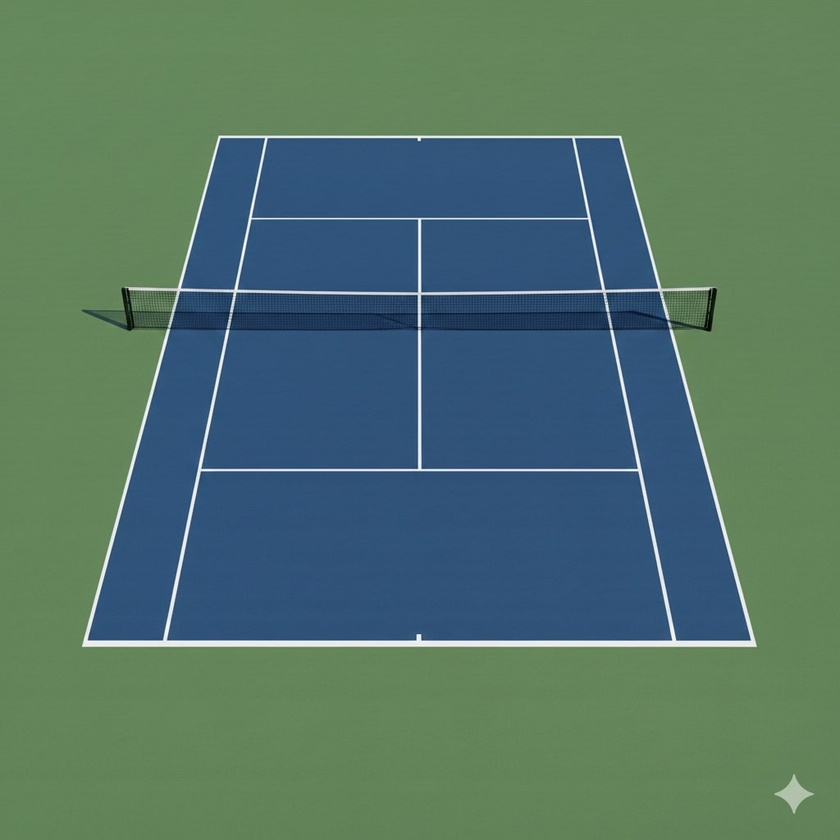
#> input picture court_detector/src/input/court.jpg, 840 x 840 px, shrunk from 1024 x 1024 before the run
$ python -i dynamic_filter.py   (imports and definitions only)
#> lines starting #> are read from the running program, lines starting #| are printed output that depends on the picture; after the words box and inside, x2 and y2 are one past the last pixel; in counts of white or black regions, pixels touching at a corner belong together
#> further down, picture is the input picture: shape (840, 840, 3); mean B, G, R 104.3, 116, 83.3
import cv2
import numpy as np

def dynamic_preprocess(frame):
    """
    Dynamic, distance-aware preprocessing for court detection.
    Returns: gray, filtered, edges
    """

    h, w = frame.shape[:2]
#> h = 840; w = 840

    # --------------------------------------------------
    # 1. Grayscale
    # --------------------------------------------------
    gray = cv2.cvtColor(frame, cv2.COLOR_BGR2GRAY)
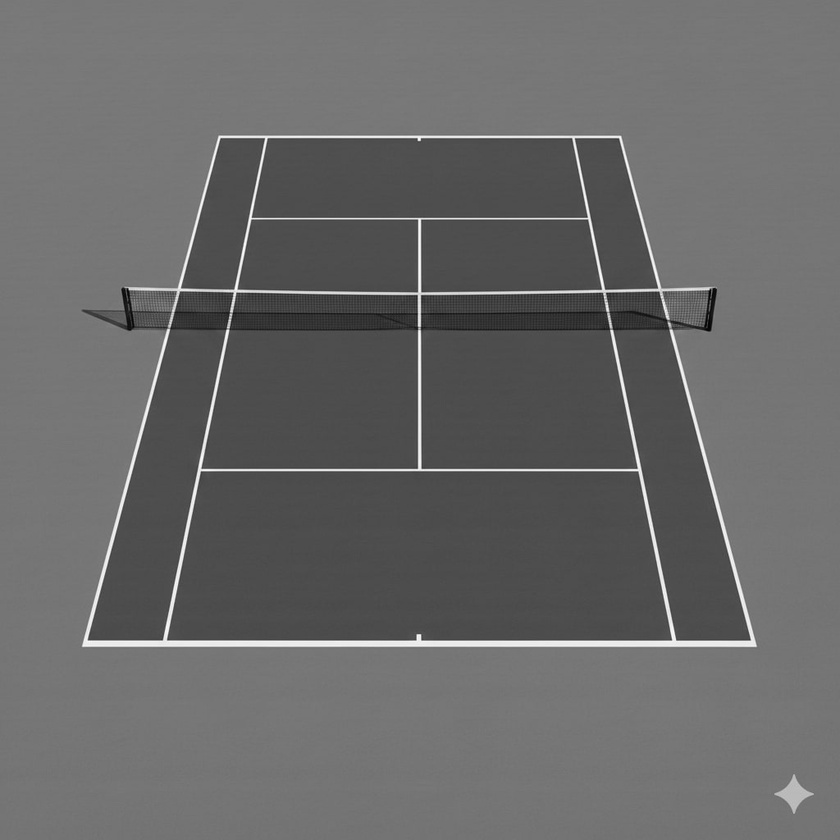
#> gray: shape (840, 840); min 3, max 253, mean 104.8

    # --------------------------------------------------
    # 2. Distance-aware bilateral filtering
    #    Near: preserve edges
    #    Far : stronger smoothing
    # --------------------------------------------------
    filtered = gray.copy()

    # Define horizon split (empirical)
    split_y = int(0.55 * h)
#> split_y = 462

    # Near side (bottom)
    filtered[split_y:h, :] = cv2.bilateralFilter(
        gray[split_y:h, :],
        d=7,
        sigmaColor=40,
        sigmaSpace=40
    )
#> filtered: shape (840, 840); 19.73% of pixels changed, all inside (x1, y1, x2, y2) = (0, 462, 840, 840)

    # Far side (top)
    filtered[0:split_y, :] = cv2.bilateralFilter(
        gray[0:split_y, :],
        d=9,
        sigmaColor=90,
        sigmaSpace=90
    )

    # --------------------------------------------------
    # 3. Dynamic Canny thresholds (adaptive)
    # --------------------------------------------------
    med = np.median(filtered)
#> med = 117
    lower = int(max(0, 0.66 * med))
#> lower = 77
    upper = int(min(255, 1.33 * med))
#> upper = 155

    edges = cv2.Canny(filtered, lower, upper)
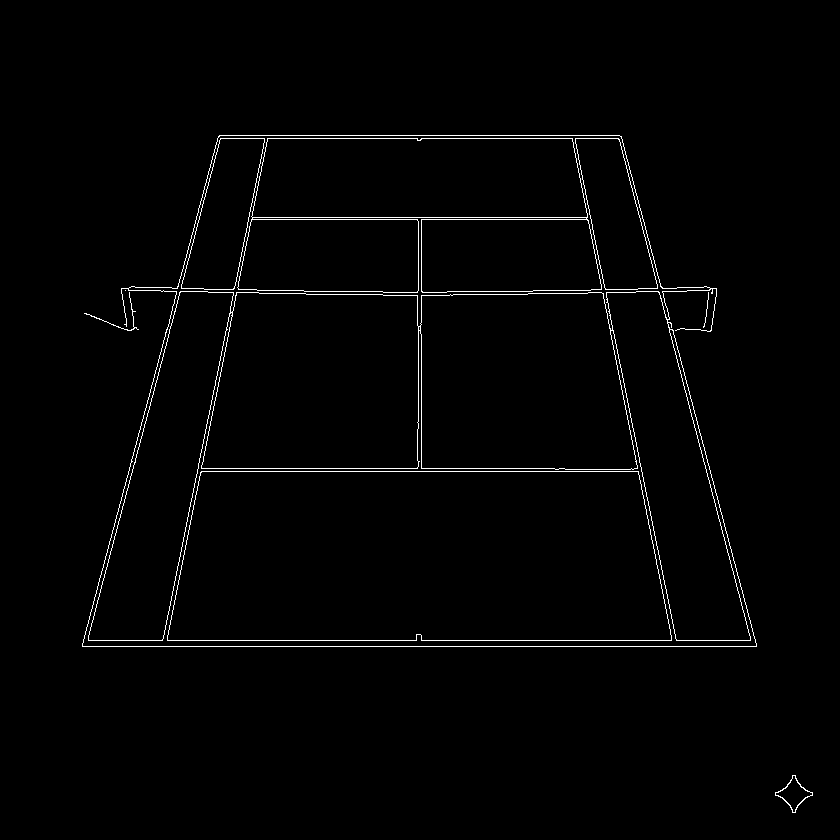
#> edges: shape (840, 840); 1.4% white in thin lines or dots, all inside (x1, y1, x2, y2) = (82, 135, 813, 813)

    # --------------------------------------------------
    # 4. Morphological stabilization
    # --------------------------------------------------
    kernel = cv2.getStructuringElement(cv2.MORPH_RECT, (3, 3))
    edges = cv2.dilate(edges, kernel, iterations=1)
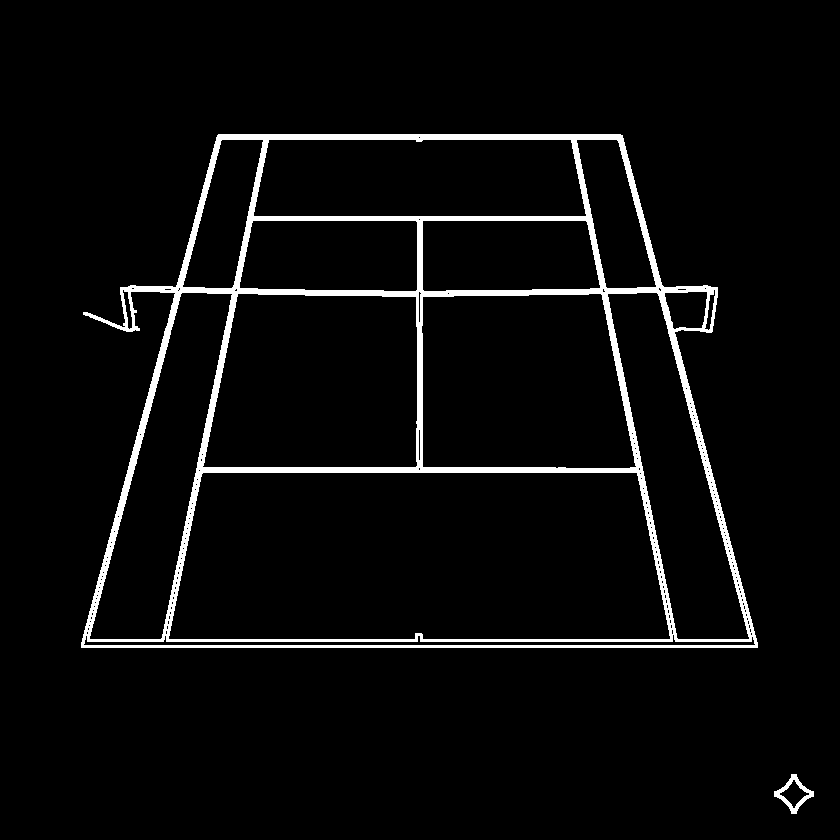
#> edges: shape (840, 840); 4.3% white; 2 white regions, box (x1, y1, x2, y2) and area: (81, 134, 758, 648) 29824, (774, 774, 814, 814) 441

    return gray, filtered, edges

>>> import cv2
>>> picture = cv2.imread('../../court_detector/src/input/court.jpg')
>>> result = dynamic_preprocess(picture)
